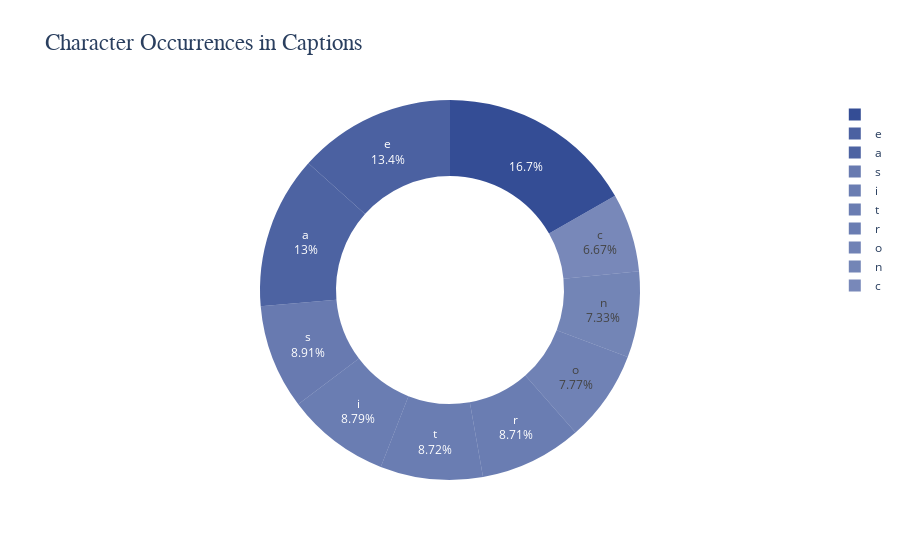

Notebook cell for this chart:
### Code cell
from collections import Counter
import numpy as np
import plotly.graph_objects as go

def char_occurrences(data):
    # Validación de entrada
    if not isinstance(data, list) or not all(isinstance(x, str) for x in data):
        print("Error: Se esperaba una lista de cadenas de texto.")
        return

    # Concatenar todos los títulos y limpiar etiquetas
    all_text = ''.join(data).lower()
    all_text = all_text.replace('<start>', '').replace('<end>', '')

    # Contar ocurrencias de caracteres
    char_counts = Counter(all_text)

    # Extraer caracteres y ocurrencias principales
    chars = [char for char, _ in char_counts.most_common(10)]
    values = [count for _, count in char_counts.most_common(10)]

    # Normalizar valores para colores
    normalized_values = np.array(values) / np.max(values)
    colors = ['rgba(30, 58, 138, {:.2f})'.format(0.4 + 0.5 * val) for val in normalized_values]

    # Crear gráfico de pastel
    fig = go.Figure(data=[go.Pie(
        labels=chars, 
        values=values, 
        hole=.6, 
        marker=dict(colors=colors), 
        textinfo='label+percent'
    )])

    # Configurar diseño del gráfico
    fig.update_layout(
        title_text="Character Occurrences in Captions", 
        title_font=dict(size=23, family='Balto')
    )

    fig.show()

# Ejemplo de uso
text_data = dataset.data['Title'].tolist()
char_occurrences(text_data)

### Figure 1 — Plotly figure (JSON) as saved in the notebook; plotly's stock layout.template omitted (floating-point values rounded to 4 significant figures)
{"data": [{"hole": 0.6, "labels": [" ", "e", "a", "s", "i", "t", "r", "o", "n", "c"], "marker": {"colors": ["rgba(30, 58, 138, 0.90)", "rgba(30, 58, 138, 0.80)", "rgba(30, 58, 138, 0.79)", "rgba(30, 58, 138, 0.67)", "rgba(30, 58, 138, 0.66)", "rgba(30, 58, 138, 0.66)", "rgba(30, 58, 138, 0.66)", "rgba(30, 58, 138, 0.63)", "rgba(30, 58, 138, 0.62)", "rgba(30, 58, 138, 0.60)"]}, "textinfo": "label+percent", "type": "pie", "values": [50675, 40514, 39247, 26968, 26587, 26377, 26340, 23506, 22169, 20174]}], "layout": {"title": {"font": {"family": "Balto", "size": 23}, "text": "Character Occurrences in Captions"}}}
